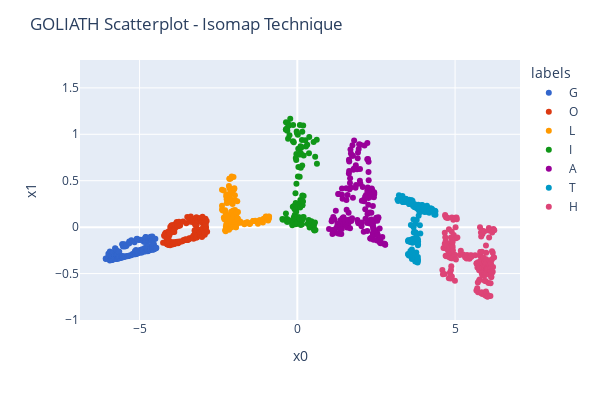

The cell this chart's notebook holds for it:
### Markdown cell above
It also has some distortion from the initial manifold, but the outcome can show the key relationships in the data!

### Code cell
# Isomap modifying some parameters: n_neighbors and eigen_solver
model_I2 = Isomap(n_neighbors=100, n_components=2, eigen_solver='auto')
df_I2 = pd.DataFrame(model_I2.fit_transform(dfS[['x0','x1','x2']]), columns=['x0', 'x1'])
df_I2['labels'] = dfS['labels']

plot_Iso(df_I2)
